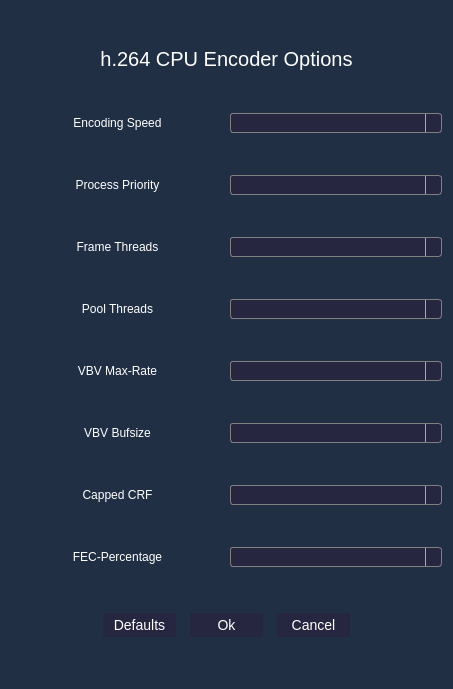
<?xml version="1.0" encoding="UTF-8"?>
<ui version="4.0">
 <class>h264CPUConfigurationDialog</class>
 <widget class="QDialog" name="h264CPUConfigurationDialog">
  <property name="geometry">
   <rect>
    <x>0</x>
    <y>0</y>
    <width>453</width>
    <height>689</height>
   </rect>
  </property>
  <property name="windowTitle">
   <string>Dialog</string>
  </property>
  <property name="styleSheet">
   <string notr="true">background-color: #212f45;
</string>
  </property>
  <layout class="QVBoxLayout" name="verticalLayout">
   <item>
    <layout class="QHBoxLayout" name="horizontalLayout_4">
     <item>
      <spacer name="horizontalSpacer_3">
       <property name="orientation">
        <enum>Qt::Horizontal</enum>
       </property>
       <property name="sizeHint" stdset="0">
        <size>
         <width>40</width>
         <height>20</height>
        </size>
       </property>
      </spacer>
     </item>
     <item>
      <widget class="QLabel" name="h264_cpu_title_label">
       <property name="sizePolicy">
        <sizepolicy hsizetype="Preferred" vsizetype="Maximum">
         <horstretch>10</horstretch>
         <verstretch>0</verstretch>
        </sizepolicy>
       </property>
       <property name="styleSheet">
        <string notr="true">color: rgb(255, 255, 255);
font:  &quot;Open Sans&quot;;
font-size: 20px;</string>
       </property>
       <property name="text">
        <string>h.264 CPU Encoder Options</string>
       </property>
       <property name="alignment">
        <set>Qt::AlignHCenter|Qt::AlignTop</set>
       </property>
      </widget>
     </item>
     <item>
      <spacer name="horizontalSpacer_4">
       <property name="orientation">
        <enum>Qt::Horizontal</enum>
       </property>
       <property name="sizeHint" stdset="0">
        <size>
         <width>40</width>
         <height>20</height>
        </size>
       </property>
      </spacer>
     </item>
    </layout>
   </item>
   <item>
    <layout class="QHBoxLayout" name="horizontalLayout_7">
     <item>
      <widget class="QLabel" name="h264_cpu_encoding_speed_label">
       <property name="sizePolicy">
        <sizepolicy hsizetype="Preferred" vsizetype="Preferred">
         <horstretch>0</horstretch>
         <verstretch>0</verstretch>
        </sizepolicy>
       </property>
       <property name="toolTip">
        <string>Change options to trade off
compression efficiency against 
encoding speed.</string>
       </property>
       <property name="layoutDirection">
        <enum>Qt::LeftToRight</enum>
       </property>
       <property name="styleSheet">
        <string notr="true">QLabel {
color: rgb(255, 255, 255);
font:  &quot;Open Sans Semibold&quot;;
font-size: 12px;
}

QToolTip {
color: rgb(0, 0, 0);
font:  &quot;Open Sans Semibold&quot;;
font-size: 12px;
}
</string>
       </property>
       <property name="text">
        <string>Encoding Speed</string>
       </property>
       <property name="alignment">
        <set>Qt::AlignCenter</set>
       </property>
      </widget>
     </item>
     <item>
      <widget class="QComboBox" name="h264_cpu_encoding_speed_combobox">
       <property name="styleSheet">
        <string notr="true">QComboBox {
    border: 1px solid gray;
    border-radius: 3px;
    padding: 1px 18px 1px 3px;
    min-width: 6em;
    font:  &quot;Open Sans Semibold&quot;;
    color: white;
    background: #272640;
}

QComboBox:editable {
    background:white;
}

QComboBox:!editable, QComboBox::drop-down:editable {
     background:  #272640;
}

/* QComboBox gets the &quot;on&quot; state when the popup is open */
QComboBox:!editable:on, QComboBox::drop-down:editable:on {
    background:  #272640;
}

QComboBox:on { /* shift the text when the popup opens */
    padding-top: 3px;
    padding-left: 4px;
}

QComboBox::drop-down {
    subcontrol-origin: padding;
    subcontrol-position: top right;
    width: 15px;

    border-left-width: 1px;
    border-left-color: darkgray;
    border-left-style: solid; /* just a single line */
    border-top-right-radius: 3px; /* same radius as the QComboBox */
    border-bottom-right-radius: 3px;
}

QComboBox::down-arrow {
    image: url(:images/down-arrow-blue-16-ic.png);
    height: 12px;
	width: 12px;
}

QComboBox::down-arrow:on { /* shift the arrow when popup is open */
    top: 1px;
    left: 1px;
}

QComboBox QAbstractItemView {
    border: 1px solid gray;
    border-radius: 3px;
    padding: 1px 18px 1px 3px;
    min-width: 6em;
    selection-background-color: #006466;
    background: #272640;
    color: white;
    font:  &quot;Open Sans Semibold&quot;;
}

</string>
       </property>
      </widget>
     </item>
    </layout>
   </item>
   <item>
    <layout class="QHBoxLayout" name="horizontalLayout_6">
     <item>
      <widget class="QLabel" name="h264_cpu_process_priority_label">
       <property name="toolTip">
        <string>Sets the priority for the specified process.</string>
       </property>
       <property name="styleSheet">
        <string notr="true">QLabel {
color: rgb(255, 255, 255);
font:  &quot;Open Sans Semibold&quot;;
font-size: 12px;
}

QToolTip {
color: rgb(0, 0, 0);
font:  &quot;Open Sans Semibold&quot;;
font-size: 12px;
}</string>
       </property>
       <property name="text">
        <string>Process Priority</string>
       </property>
       <property name="alignment">
        <set>Qt::AlignCenter</set>
       </property>
      </widget>
     </item>
     <item>
      <widget class="QComboBox" name="h264_cpu_process_priority_combobox">
       <property name="styleSheet">
        <string notr="true">QComboBox {
    border: 1px solid gray;
    border-radius: 3px;
    padding: 1px 18px 1px 3px;
    min-width: 6em;
    font:  &quot;Open Sans Semibold&quot;;
    color: white;
    background: #272640;
}

QComboBox:editable {
    background:white;
}

QComboBox:!editable, QComboBox::drop-down:editable {
     background:  #272640;
}

/* QComboBox gets the &quot;on&quot; state when the popup is open */
QComboBox:!editable:on, QComboBox::drop-down:editable:on {
    background:  #272640;
}

QComboBox:on { /* shift the text when the popup opens */
    padding-top: 3px;
    padding-left: 4px;
}

QComboBox::drop-down {
    subcontrol-origin: padding;
    subcontrol-position: top right;
    width: 15px;

    border-left-width: 1px;
    border-left-color: darkgray;
    border-left-style: solid; /* just a single line */
    border-top-right-radius: 3px; /* same radius as the QComboBox */
    border-bottom-right-radius: 3px;
}

QComboBox::down-arrow {
    image: url(:images/down-arrow-blue-16-ic.png);
    height: 12px;
	width: 12px;
}

QComboBox::down-arrow:on { /* shift the arrow when popup is open */
    top: 1px;
    left: 1px;
}

QComboBox QAbstractItemView {
    border: 1px solid gray;
    border-radius: 3px;
    padding: 1px 18px 1px 3px;
    min-width: 6em;
    selection-background-color: #006466;
    background: #272640;
    color: white;
    font:  &quot;Open Sans Semibold&quot;;
}

</string>
       </property>
      </widget>
     </item>
    </layout>
   </item>
   <item>
    <layout class="QHBoxLayout" name="horizontalLayout_8">
     <item>
      <widget class="QLabel" name="h264_cpu_frame_threads_label">
       <property name="toolTip">
        <string>Number of concurrently encoded frames.
Over-allocation of frame threads will not
improve performance, it will generally just
increase memory use.</string>
       </property>
       <property name="styleSheet">
        <string notr="true">QLabel {
color: rgb(255, 255, 255);
font:  &quot;Open Sans Semibold&quot;;
font-size: 12px;
}

QToolTip {
color: rgb(0, 0, 0);
font:  &quot;Open Sans Semibold&quot;;
font-size: 12px;
}</string>
       </property>
       <property name="text">
        <string>Frame Threads</string>
       </property>
       <property name="alignment">
        <set>Qt::AlignCenter</set>
       </property>
      </widget>
     </item>
     <item>
      <widget class="QComboBox" name="h264_cpu_frame_threads_combobox">
       <property name="styleSheet">
        <string notr="true">QComboBox {
    border: 1px solid gray;
    border-radius: 3px;
    padding: 1px 18px 1px 3px;
    min-width: 6em;
    font:  &quot;Open Sans Semibold&quot;;
    color: white;
    background: #272640;
}

QComboBox:editable {
    background:white;
}

QComboBox:!editable, QComboBox::drop-down:editable {
     background:  #272640;
}

/* QComboBox gets the &quot;on&quot; state when the popup is open */
QComboBox:!editable:on, QComboBox::drop-down:editable:on {
    background:  #272640;
}

QComboBox:on { /* shift the text when the popup opens */
    padding-top: 3px;
    padding-left: 4px;
}

QComboBox::drop-down {
    subcontrol-origin: padding;
    subcontrol-position: top right;
    width: 15px;

    border-left-width: 1px;
    border-left-color: darkgray;
    border-left-style: solid; /* just a single line */
    border-top-right-radius: 3px; /* same radius as the QComboBox */
    border-bottom-right-radius: 3px;
}

QComboBox::down-arrow {
    image: url(:images/down-arrow-blue-16-ic.png);
    height: 12px;
	width: 12px;
}

QComboBox::down-arrow:on { /* shift the arrow when popup is open */
    top: 1px;
    left: 1px;
}

QComboBox QAbstractItemView {
    border: 1px solid gray;
    border-radius: 3px;
    padding: 1px 18px 1px 3px;
    min-width: 6em;
    selection-background-color: #006466;
    background: #272640;
    color: white;
    font:  &quot;Open Sans Semibold&quot;;
}

</string>
       </property>
      </widget>
     </item>
    </layout>
   </item>
   <item>
    <layout class="QHBoxLayout" name="horizontalLayout_9">
     <item>
      <widget class="QLabel" name="h264_cpu_pool_threads_label">
       <property name="toolTip">
        <string>Number thread pools per encoder,
one pool per NUMA node (typically a CPU socket). 
Specifies the number of pools and the number 
of threads per pool the encoder will allocate</string>
       </property>
       <property name="styleSheet">
        <string notr="true">QLabel {
color: rgb(255, 255, 255);
font:  &quot;Open Sans Semibold&quot;;
font-size: 12px;
}

QToolTip {
color: rgb(0, 0, 0);
font:  &quot;Open Sans Semibold&quot;;
font-size: 12px;
}</string>
       </property>
       <property name="text">
        <string>Pool Threads</string>
       </property>
       <property name="alignment">
        <set>Qt::AlignCenter</set>
       </property>
      </widget>
     </item>
     <item>
      <widget class="QComboBox" name="h264_cpu_pool_threads_combobox">
       <property name="styleSheet">
        <string notr="true">QComboBox {
    border: 1px solid gray;
    border-radius: 3px;
    padding: 1px 18px 1px 3px;
    min-width: 6em;
    font:  &quot;Open Sans Semibold&quot;;
    color: white;
    background: #272640;
}

QComboBox:editable {
    background:white;
}

QComboBox:!editable, QComboBox::drop-down:editable {
     background:  #272640;
}

/* QComboBox gets the &quot;on&quot; state when the popup is open */
QComboBox:!editable:on, QComboBox::drop-down:editable:on {
    background:  #272640;
}

QComboBox:on { /* shift the text when the popup opens */
    padding-top: 3px;
    padding-left: 4px;
}

QComboBox::drop-down {
    subcontrol-origin: padding;
    subcontrol-position: top right;
    width: 15px;

    border-left-width: 1px;
    border-left-color: darkgray;
    border-left-style: solid; /* just a single line */
    border-top-right-radius: 3px; /* same radius as the QComboBox */
    border-bottom-right-radius: 3px;
}

QComboBox::down-arrow {
    image: url(:images/down-arrow-blue-16-ic.png);
    height: 12px;
	width: 12px;
}

QComboBox::down-arrow:on { /* shift the arrow when popup is open */
    top: 1px;
    left: 1px;
}

QComboBox QAbstractItemView {
    border: 1px solid gray;
    border-radius: 3px;
    padding: 1px 18px 1px 3px;
    min-width: 6em;
    selection-background-color: #006466;
    background: #272640;
    color: white;
    font:  &quot;Open Sans Semibold&quot;;
}

</string>
       </property>
      </widget>
     </item>
    </layout>
   </item>
   <item>
    <layout class="QHBoxLayout" name="horizontalLayout_11">
     <item>
      <widget class="QLabel" name="h264_cpu_vbv_max_rate_value_label">
       <property name="toolTip">
        <string>Sets the maximum rate the VBV buffer 
should be assumed to refill at.</string>
       </property>
       <property name="styleSheet">
        <string notr="true">QLabel {
color: rgb(255, 255, 255);
font:  &quot;Open Sans Semibold&quot;;
font-size: 12px;
}

QToolTip {
color: rgb(0, 0, 0);
font:  &quot;Open Sans Semibold&quot;;
font-size: 12px;
}</string>
       </property>
       <property name="text">
        <string>VBV Max-Rate</string>
       </property>
       <property name="alignment">
        <set>Qt::AlignCenter</set>
       </property>
      </widget>
     </item>
     <item>
      <widget class="QComboBox" name="h264_cpu_vbv_max_rate_value_combobox">
       <property name="styleSheet">
        <string notr="true">QComboBox {
    border: 1px solid gray;
    border-radius: 3px;
    padding: 1px 18px 1px 3px;
    min-width: 6em;
    font:  &quot;Open Sans Semibold&quot;;
    color: white;
    background: #272640;
}

QComboBox:editable {
    background:white;
}

QComboBox:!editable, QComboBox::drop-down:editable {
     background:  #272640;
}

/* QComboBox gets the &quot;on&quot; state when the popup is open */
QComboBox:!editable:on, QComboBox::drop-down:editable:on {
    background:  #272640;
}

QComboBox:on { /* shift the text when the popup opens */
    padding-top: 3px;
    padding-left: 4px;
}

QComboBox::drop-down {
    subcontrol-origin: padding;
    subcontrol-position: top right;
    width: 15px;

    border-left-width: 1px;
    border-left-color: darkgray;
    border-left-style: solid; /* just a single line */
    border-top-right-radius: 3px; /* same radius as the QComboBox */
    border-bottom-right-radius: 3px;
}

QComboBox::down-arrow {
   image: url(:images/down-arrow-blue-16-ic.png);
    height: 12px;
	width: 12px;
}

QComboBox::down-arrow:on { /* shift the arrow when popup is open */
    top: 1px;
    left: 1px;
}

QComboBox QAbstractItemView {
    border: 1px solid gray;
    border-radius: 3px;
    padding: 1px 18px 1px 3px;
    min-width: 6em;
    selection-background-color: #006466;
    background: #272640;
    color: white;
    font:  &quot;Open Sans Semibold&quot;;
}

</string>
       </property>
      </widget>
     </item>
    </layout>
   </item>
   <item>
    <layout class="QHBoxLayout" name="horizontalLayout_12">
     <item>
      <widget class="QLabel" name="h264_cpu_vbv_bufsize_label">
       <property name="toolTip">
        <string>Sets the size of the VBV buffer </string>
       </property>
       <property name="styleSheet">
        <string notr="true">QLabel {
color: rgb(255, 255, 255);
font:  &quot;Open Sans Semibold&quot;;
font-size: 12px;
}

QToolTip {
color: rgb(0, 0, 0);
font:  &quot;Open Sans Semibold&quot;;
font-size: 12px;
}</string>
       </property>
       <property name="text">
        <string>VBV Bufsize</string>
       </property>
       <property name="alignment">
        <set>Qt::AlignCenter</set>
       </property>
      </widget>
     </item>
     <item>
      <widget class="QComboBox" name="h264_cpu_vbv_bufsize_combobox">
       <property name="styleSheet">
        <string notr="true">QComboBox {
    border: 1px solid gray;
    border-radius: 3px;
    padding: 1px 18px 1px 3px;
    min-width: 6em;
    font:  &quot;Open Sans Semibold&quot;;
    color: white;
    background: #272640;
}

QComboBox:editable {
    background:white;
}

QComboBox:!editable, QComboBox::drop-down:editable {
     background:  #272640;
}

/* QComboBox gets the &quot;on&quot; state when the popup is open */
QComboBox:!editable:on, QComboBox::drop-down:editable:on {
    background:  #272640;
}

QComboBox:on { /* shift the text when the popup opens */
    padding-top: 3px;
    padding-left: 4px;
}

QComboBox::drop-down {
    subcontrol-origin: padding;
    subcontrol-position: top right;
    width: 15px;

    border-left-width: 1px;
    border-left-color: darkgray;
    border-left-style: solid; /* just a single line */
    border-top-right-radius: 3px; /* same radius as the QComboBox */
    border-bottom-right-radius: 3px;
}

QComboBox::down-arrow {
    image: url(:images/down-arrow-blue-16-ic.png);
    height: 12px;
	width: 12px;
}

QComboBox::down-arrow:on { /* shift the arrow when popup is open */
    top: 1px;
    left: 1px;
}

QComboBox QAbstractItemView {
    border: 1px solid gray;
    border-radius: 3px;
    padding: 1px 18px 1px 3px;
    min-width: 6em;
    selection-background-color: #006466;
    background: #272640;
    color: white;
    font:  &quot;Open Sans Semibold&quot;;
}

</string>
       </property>
      </widget>
     </item>
    </layout>
   </item>
   <item>
    <layout class="QHBoxLayout" name="horizontalLayout_15">
     <item>
      <widget class="QLabel" name="h264_cpu_crf_rate_label">
       <property name="toolTip">
        <string/>
       </property>
       <property name="styleSheet">
        <string notr="true">QLabel {
color: rgb(255, 255, 255);
font:  &quot;Open Sans Semibold&quot;;
font-size: 12px;
}

QToolTip {
color: rgb(0, 0, 0);
font:  &quot;Open Sans Semibold&quot;;
font-size: 12px;
}</string>
       </property>
       <property name="text">
        <string>Capped CRF</string>
       </property>
       <property name="alignment">
        <set>Qt::AlignCenter</set>
       </property>
      </widget>
     </item>
     <item>
      <widget class="QComboBox" name="h264_cpu_crf_rate_combobox">
       <property name="styleSheet">
        <string notr="true">QComboBox {
    border: 1px solid gray;
    border-radius: 3px;
    padding: 1px 18px 1px 3px;
    min-width: 6em;
    font:  &quot;Open Sans Semibold&quot;;
    color: white;
    background: #272640;
}

QComboBox:editable {
    background:white;
}

QComboBox:!editable, QComboBox::drop-down:editable {
     background:  #272640;
}

/* QComboBox gets the &quot;on&quot; state when the popup is open */
QComboBox:!editable:on, QComboBox::drop-down:editable:on {
    background:  #272640;
}

QComboBox:on { /* shift the text when the popup opens */
    padding-top: 3px;
    padding-left: 4px;
}

QComboBox::drop-down {
    subcontrol-origin: padding;
    subcontrol-position: top right;
    width: 15px;

    border-left-width: 1px;
    border-left-color: darkgray;
    border-left-style: solid; /* just a single line */
    border-top-right-radius: 3px; /* same radius as the QComboBox */
    border-bottom-right-radius: 3px;
}

QComboBox::down-arrow {
   image: url(:images/down-arrow-blue-16-ic.png);
    height: 12px;
	width: 12px;
}

QComboBox::down-arrow:on { /* shift the arrow when popup is open */
    top: 1px;
    left: 1px;
}

QComboBox QAbstractItemView {
    border: 1px solid gray;
    border-radius: 3px;
    padding: 1px 18px 1px 3px;
    min-width: 6em;
    selection-background-color: #006466;
    background: #272640;
    color: white;
    font:  &quot;Open Sans Semibold&quot;;
}

QScrollBar:vertical {          
border: 1px solid #999999;
background:white;
width:10px;    
margin: 0px 0px 0px 0px;
}
    
QScrollBar::handle:vertical {
background: #006466;
min-height: 0px;
}
QScrollBar::add-line:vertical {
background: #006466;
height: 0px;
subcontrol-position: bottom;
subcontrol-origin: margin;
}
QScrollBar::sub-line:vertical {
background: #006466;
height: 0 px;
subcontrol-position: top;
subcontrol-origin: margin;
}
</string>
       </property>
      </widget>
     </item>
    </layout>
   </item>
   <item>
    <layout class="QHBoxLayout" name="horizontalLayout_18">
     <item>
      <widget class="QLabel" name="h264_cpu_fec_percentage_label">
       <property name="styleSheet">
        <string notr="true">QLabel {
color: rgb(255, 255, 255);
font:  &quot;Open Sans Semibold&quot;;
font-size: 12px;
}

QToolTip {
color: rgb(0, 0, 0);
font:  &quot;Open Sans Semibold&quot;;
font-size: 12px;
}</string>
       </property>
       <property name="text">
        <string>FEC-Percentage</string>
       </property>
       <property name="alignment">
        <set>Qt::AlignCenter</set>
       </property>
      </widget>
     </item>
     <item>
      <widget class="QComboBox" name="h264_cpu_fec_percentage_combobox">
       <property name="styleSheet">
        <string notr="true">QComboBox {
    border: 1px solid gray;
    border-radius: 3px;
    padding: 1px 18px 1px 3px;
    min-width: 6em;
    font:  &quot;Open Sans Semibold&quot;;
    color: white;
    background: #272640;
}

QComboBox:editable {
    background:white;
}

QComboBox:!editable, QComboBox::drop-down:editable {
     background:  #272640;
}

/* QComboBox gets the &quot;on&quot; state when the popup is open */
QComboBox:!editable:on, QComboBox::drop-down:editable:on {
    background:  #272640;
}

QComboBox:on { /* shift the text when the popup opens */
    padding-top: 3px;
    padding-left: 4px;
}

QComboBox::drop-down {
    subcontrol-origin: padding;
    subcontrol-position: top right;
    width: 15px;

    border-left-width: 1px;
    border-left-color: darkgray;
    border-left-style: solid; /* just a single line */
    border-top-right-radius: 3px; /* same radius as the QComboBox */
    border-bottom-right-radius: 3px;
}

QComboBox::down-arrow {
   image: url(:images/down-arrow-blue-16-ic.png);
    height: 12px;
	width: 12px;
}

QComboBox::down-arrow:on { /* shift the arrow when popup is open */
    top: 1px;
    left: 1px;
}

QComboBox QAbstractItemView {
    border: 1px solid gray;
    border-radius: 3px;
    padding: 1px 18px 1px 3px;
    min-width: 6em;
    selection-background-color: #006466;
    background: #272640;
    color: white;
    font:  &quot;Open Sans Semibold&quot;;
}

</string>
       </property>
      </widget>
     </item>
    </layout>
   </item>
   <item>
    <layout class="QHBoxLayout" name="horizontalLayout_14">
     <item>
      <spacer name="horizontalSpacer_16">
       <property name="orientation">
        <enum>Qt::Horizontal</enum>
       </property>
       <property name="sizeHint" stdset="0">
        <size>
         <width>88</width>
         <height>20</height>
        </size>
       </property>
      </spacer>
     </item>
     <item>
      <widget class="QPushButton" name="h264_cpu_restore_button">
       <property name="sizePolicy">
        <sizepolicy hsizetype="Minimum" vsizetype="Maximum">
         <horstretch>1</horstretch>
         <verstretch>0</verstretch>
        </sizepolicy>
       </property>
       <property name="styleSheet">
        <string notr="true">#h264_cpu_restore_button {
  background-color: #272640;
  color: #FFFFFF;
  font-size: 14px;
  padding: 4px;
  margin: 4px;
  font: &quot;Open Sans&quot;;
  border: none;
}

#h264_cpu_restore_button:hover {
  background-color: #006466;
}</string>
       </property>
       <property name="text">
        <string>Defaults</string>
       </property>
      </widget>
     </item>
     <item>
      <widget class="QPushButton" name="h264_cpu_ok_button">
       <property name="sizePolicy">
        <sizepolicy hsizetype="Minimum" vsizetype="Maximum">
         <horstretch>1</horstretch>
         <verstretch>0</verstretch>
        </sizepolicy>
       </property>
       <property name="styleSheet">
        <string notr="true">#h264_cpu_ok_button {
  background-color: #272640;
  color: #FFFFFF;
  font-size: 14px;
  padding: 4px;
  margin: 4px;
  font: &quot;Open Sans&quot;;
  border: none;
}

#h264_cpu_ok_button:hover {
  background-color: #006466;
}</string>
       </property>
       <property name="text">
        <string>Ok</string>
       </property>
      </widget>
     </item>
     <item>
      <widget class="QPushButton" name="h264_cpu_cancel_button">
       <property name="sizePolicy">
        <sizepolicy hsizetype="Minimum" vsizetype="Maximum">
         <horstretch>1</horstretch>
         <verstretch>0</verstretch>
        </sizepolicy>
       </property>
       <property name="styleSheet">
        <string notr="true">#h264_cpu_cancel_button {
  background-color: #272640;
  color: #FFFFFF;
  font-size: 14px;
  padding: 4px;
  margin: 4px;
  font: &quot;Open Sans&quot;;
  border: none;
}

#h264_cpu_cancel_button:hover {
  background-color: #006466;
}</string>
       </property>
       <property name="text">
        <string>Cancel</string>
       </property>
      </widget>
     </item>
     <item>
      <spacer name="horizontalSpacer_17">
       <property name="orientation">
        <enum>Qt::Horizontal</enum>
       </property>
       <property name="sizeHint" stdset="0">
        <size>
         <width>88</width>
         <height>20</height>
        </size>
       </property>
      </spacer>
     </item>
    </layout>
   </item>
  </layout>
 </widget>
 <resources/>
 <connections/>
</ui>
